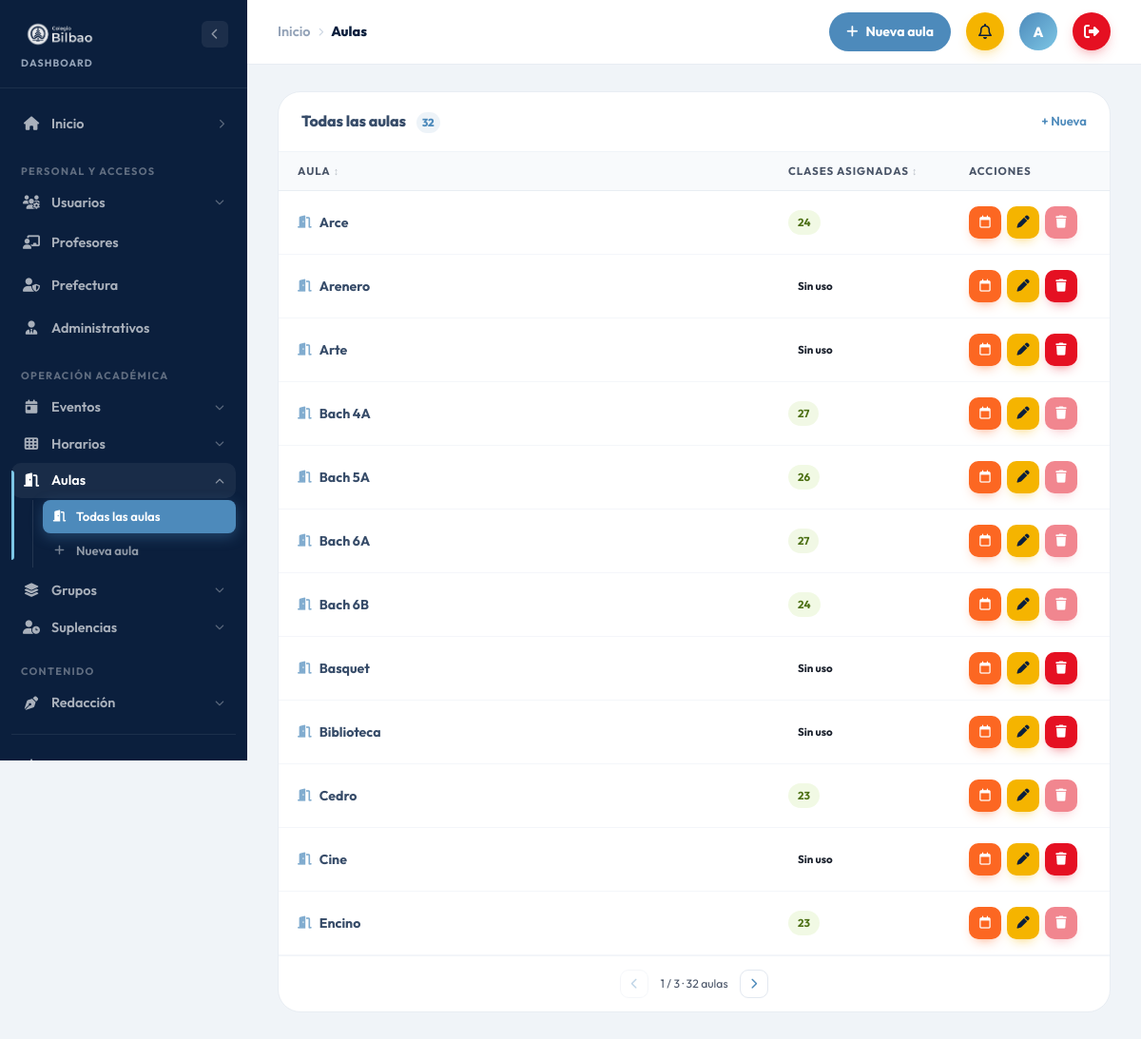
Page /dashboard/aulas (signed in) on the committed database.
### tables this page shows
CREATE TABLE aulas (
    id     INT UNSIGNED NOT NULL AUTO_INCREMENT,
    nombre VARCHAR(80)  NOT NULL,
    PRIMARY KEY (id),
    UNIQUE KEY uq_aula (nombre)
);

### views/blog/aulas/index.php (the view, shortened to what the rows shown need)
<?php
$total = count($aulas ?? []);
?>
<div class="admin-layout">
    <div class="admin-main">
        <main class="admin-content">
            <div class="admin-panel">
                <div class="admin-panel__header">
                    <h2 class="admin-panel__title">
                        Todas las aulas
                        <span class="admin-panel__count"><?= $total ?></span>
                    </h2>
                </div>
                <?php if (!$total): ?>
                <div class="admin-empty-state">
                    <img src="/build/assets/img/alex/alex-espera.png" alt="Alex" class="admin-empty-state__img">
                    <p class="admin-empty-state__text">Todavía no hay aulas en el catálogo.</p>
                    <a href="/dashboard/aulas/crear" class="admin-btn admin-btn--primary">
                        <i class="fa-solid fa-plus"></i> Crear la primera
                    </a>
                </div>
                <?php else: ?>
                <div class="admin-table-scroll">
                    <table class="admin-table admin-table--cat" data-table data-table-per="12" data-table-noun="aulas">
                        <colgroup>
                        </colgroup>
                        <thead>
                            <tr>
                                <th data-sort="text">Aula</th>
                                <th data-sort="num">Clases asignadas</th>
                                <th>Acciones</th>
                            </tr>
                        </thead>
                        <tbody>
                        <?php foreach ($aulas as $i => $a): $uso = (int)$a->total_horarios; ?>
                            <tr data-pager-item<?= $i >= 12 ? ' class="is-hidden"' : '' ?>>
                                <td data-val="<?= s($a->nombre) ?>">
                                    <div class="cat-name"><i class="fa-solid fa-door-open"></i> <?= s($a->nombre) ?></div>
                                </td>
                                <td data-val="<?= $uso ?>">
                                    <?php if ($uso): ?>
                                        <span class="admin-badge admin-badge--published"><?= $uso ?></span>
                                    <?php else: ?>
                                        <span class="admin-badge">Sin uso</span>
                                    <?php endif; ?>
                                </td>
                                <td>
                                    <div class="admin-table__actions">
                                        <a href="/dashboard/horarios/aula?id=<?= (int)$a->id ?>" class="admin-act admin-act--horario" title="Ver horario del aula">
                                            <i class="fa-regular fa-calendar"></i>
                                        </a>
                                        <a href="/dashboard/aulas/editar?id=<?= (int)$a->id ?>" class="admin-act admin-act--edit" title="Editar aula">
                                            <i class="fa-solid fa-pen"></i>
                                        </a>
                                        <?php if ($uso): ?>
                                        <button type="button" class="admin-act admin-act--del" disabled
                                                title="No se puede eliminar: <?= $uso ?> clase(s) la usan">
                                            <i class="fa-solid fa-trash"></i>
                                        </button>
                                        <?php else: ?>
                                        <button type="button" class="admin-act admin-act--del" title="Eliminar aula"
                                                onclick="catEliminar(<?= (int)$a->id ?>, '<?= s(addslashes($a->nombre)) ?>')">
                                            <i class="fa-solid fa-trash"></i>
                                        </button>
                                        <?php endif; ?>
                                    </div>
                                </td>
                            </tr>
                        <?php endforeach; ?>
                        </tbody>
                    </table>
                </div>
                <?php endif; ?>
            </div>
        </main>
    </div>
</div>

### rows in the picture
aulas: nombre "Arce", uso "24"
aulas: nombre "Arenero", shows "Sin uso"
aulas: nombre "Arte", shows "Sin uso"
aulas: nombre "Bach 4A", uso "27"
aulas: nombre "Bach 5A", uso "26"
aulas: nombre "Bach 6A", uso "27"
aulas: nombre "Bach 6B", uso "24"
aulas: nombre "Basquet", shows "Sin uso"
aulas: nombre "Biblioteca", shows "Sin uso"
aulas: nombre "Cedro", uso "23"
aulas: nombre "Cine", shows "Sin uso"
aulas: nombre "Encino", uso "23"

### other values in the picture
$_cr['label'] "Inicio"
$_cr['label'] "Aulas"
$_g['label'] "PERSONAL Y ACCESOS"
$_m['nombre'] "Usuarios"
$_m['nombre'] "Profesores"
$_m['nombre'] "Prefectura"
$_m['nombre'] "Administrativos"
$_g['label'] "OPERACIÓN ACADÉMICA"
$_m['nombre'] "Eventos"
$_m['nombre'] "Horarios"
$_m['nombre'] "Aulas"
$_s['label'] "Todas las aulas"
$_s['label'] "Nueva aula"
$_m['nombre'] "Grupos"
$_m['nombre'] "Suplencias"
